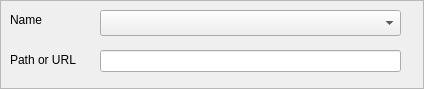
<?xml version="1.0" encoding="UTF-8"?>
<ui version="4.0">
 <class>RemoteSelectionFrame</class>
 <widget class="QFrame" name="RemoteSelectionFrame">
  <property name="enabled">
   <bool>true</bool>
  </property>
  <property name="geometry">
   <rect>
    <x>0</x>
    <y>0</y>
    <width>424</width>
    <height>89</height>
   </rect>
  </property>
  <property name="windowTitle">
   <string>Frame</string>
  </property>
  <property name="frameShape">
   <enum>QFrame::StyledPanel</enum>
  </property>
  <property name="frameShadow">
   <enum>QFrame::Raised</enum>
  </property>
  <widget class="QLabel" name="nameLabel">
   <property name="geometry">
    <rect>
     <x>10</x>
     <y>10</y>
     <width>37</width>
     <height>20</height>
    </rect>
   </property>
   <property name="text">
    <string>Name</string>
   </property>
  </widget>
  <widget class="QComboBox" name="nameCombo">
   <property name="geometry">
    <rect>
     <x>100</x>
     <y>10</y>
     <width>301</width>
     <height>26</height>
    </rect>
   </property>
   <property name="minimumSize">
    <size>
     <width>251</width>
     <height>26</height>
    </size>
   </property>
  </widget>
  <widget class="QLineEdit" name="urlEdit">
   <property name="geometry">
    <rect>
     <x>100</x>
     <y>50</y>
     <width>301</width>
     <height>22</height>
    </rect>
   </property>
  </widget>
  <widget class="QLabel" name="urlLabel">
   <property name="geometry">
    <rect>
     <x>10</x>
     <y>50</y>
     <width>81</width>
     <height>20</height>
    </rect>
   </property>
   <property name="text">
    <string>Path or URL</string>
   </property>
  </widget>
 </widget>
 <resources/>
 <connections/>
</ui>
